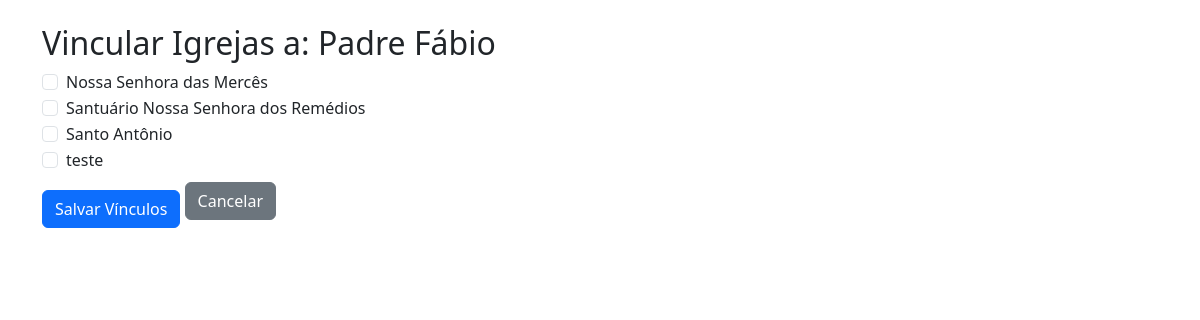
/admin/Old/igreja_vincular.php?idSacerdote=1, run on the app's committed database.
### tables this page shows
CREATE TABLE IF NOT EXISTS `tbsacerdotes` (
  `idSacerdote` int(11) NOT NULL AUTO_INCREMENT,
  `NomeSacerdote` varchar(250) DEFAULT NULL,
  `Funcao` varchar(50) DEFAULT NULL,
  `Telefone` varchar(30) DEFAULT NULL,
  `DataOrdenacao` date DEFAULT NULL,
  PRIMARY KEY (`idSacerdote`) USING BTREE
);

CREATE TABLE IF NOT EXISTS `tbigreja` (
  `idIgreja` int(11) NOT NULL AUTO_INCREMENT,
  `NomeIgreja` varchar(250) NOT NULL,
  `Endereco` varchar(250) DEFAULT NULL,
  `Telefone` varchar(30) DEFAULT NULL,
  `Tipo` varchar(30) DEFAULT NULL,
  PRIMARY KEY (`idIgreja`)
);

### admin/Old/igreja_vincular.php (the view, shortened to what this page needs)
<?php
include_once("../conexao.php");
$idSacerdote = $_GET['idSacerdote'];
$sacerdote = $conn->query("SELECT NomeSacerdote FROM tbSacerdotes WHERE idSacerdote = $idSacerdote")->fetch_assoc();
$igrejas = $conn->query("SELECT * FROM tbIgreja");
?>
<!DOCTYPE html>
<html lang="pt-br">
<head>
    <link href="https://cdn.jsdelivr.net/npm/bootstrap@5.3.0/dist/css/bootstrap.min.css" rel="stylesheet">
</head>
<body class="container mt-4">
    <h2>Vincular Igrejas a: <?= $sacerdote['NomeSacerdote'] ?></h2>
    <form action="igreja_vincular_salvar.php" method="post">
        <?php while ($i = $igrejas->fetch_assoc()): ?>
            <div class="form-check">
                <input class="form-check-input" type="checkbox" name="igrejas[]" value="<?= $i['idIgreja'] ?>" id="ig<?= $i['idIgreja'] ?>">
                <label class="form-check-label" for="ig<?= $i['idIgreja'] ?>">
                    <?= $i['NomeIgreja'] ?>
                </label>
            </div>
        <?php endwhile; ?>
        <button type="submit" class="btn btn-primary mt-3">Salvar Vínculos</button>
        <a href="sacerdote_list.php" class="btn btn-secondary">Cancelar</a>    </form>
</body>
</html>

### data on the page
tbsacerdotes: NomeSacerdote "Padre Fábio"
tbigreja: NomeIgreja "Nossa Senhora das Mercês"
tbigreja: NomeIgreja "Santuário Nossa Senhora dos Remédios"
tbigreja: NomeIgreja "Santo Antônio"
tbigreja: NomeIgreja "teste"
